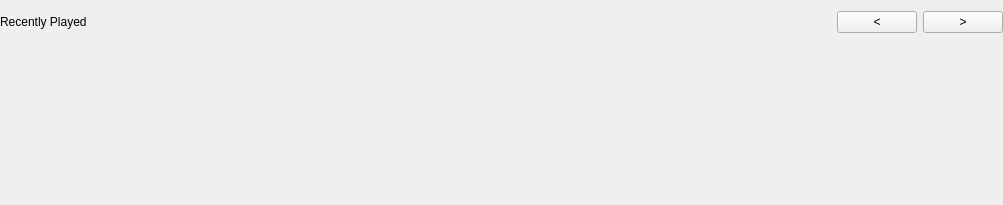
<?xml version="1.0" encoding="UTF-8"?>
<ui version="4.0">
 <class>CardListWidget</class>
 <widget class="QWidget" name="CardListWidget">
  <property name="geometry">
   <rect>
    <x>0</x>
    <y>0</y>
    <width>1003</width>
    <height>205</height>
   </rect>
  </property>
  <property name="sizePolicy">
   <sizepolicy hsizetype="Preferred" vsizetype="Fixed">
    <horstretch>0</horstretch>
    <verstretch>0</verstretch>
   </sizepolicy>
  </property>
  <property name="windowTitle">
   <string>Form</string>
  </property>
  <layout class="QGridLayout" name="gridLayout" columnstretch="1,0,0">
   <property name="leftMargin">
    <number>0</number>
   </property>
   <property name="rightMargin">
    <number>0</number>
   </property>
   <item row="1" column="0" colspan="3">
    <widget class="QScrollArea" name="scrollArea">
     <property name="sizePolicy">
      <sizepolicy hsizetype="Expanding" vsizetype="Expanding">
       <horstretch>0</horstretch>
       <verstretch>0</verstretch>
      </sizepolicy>
     </property>
     <property name="frameShape">
      <enum>QFrame::NoFrame</enum>
     </property>
     <property name="verticalScrollBarPolicy">
      <enum>Qt::ScrollBarAlwaysOff</enum>
     </property>
     <property name="horizontalScrollBarPolicy">
      <enum>Qt::ScrollBarAlwaysOff</enum>
     </property>
     <property name="sizeAdjustPolicy">
      <enum>QAbstractScrollArea::AdjustIgnored</enum>
     </property>
     <property name="widgetResizable">
      <bool>true</bool>
     </property>
     <widget class="QWidget" name="scrollAreaWidget">
      <property name="geometry">
       <rect>
        <x>0</x>
        <y>0</y>
        <width>1003</width>
        <height>20</height>
       </rect>
      </property>
      <property name="sizePolicy">
       <sizepolicy hsizetype="Preferred" vsizetype="Fixed">
        <horstretch>0</horstretch>
        <verstretch>0</verstretch>
       </sizepolicy>
      </property>
      <layout class="QHBoxLayout" name="hLayout">
       <property name="leftMargin">
        <number>0</number>
       </property>
       <property name="topMargin">
        <number>0</number>
       </property>
       <property name="rightMargin">
        <number>0</number>
       </property>
       <property name="bottomMargin">
        <number>0</number>
       </property>
       <item>
        <spacer name="horizontalSpacer">
         <property name="orientation">
          <enum>Qt::Horizontal</enum>
         </property>
         <property name="sizeHint" stdset="0">
          <size>
           <width>950</width>
           <height>20</height>
          </size>
         </property>
        </spacer>
       </item>
      </layout>
     </widget>
    </widget>
   </item>
   <item row="0" column="0">
    <widget class="QLabel" name="titleLabel">
     <property name="styleSheet">
      <string notr="true">font: 16pt &quot;Heiti SC&quot;;</string>
     </property>
     <property name="text">
      <string>Recently Played</string>
     </property>
    </widget>
   </item>
   <item row="0" column="2">
    <widget class="QPushButton" name="rightPushButton">
     <property name="text">
      <string>&gt;</string>
     </property>
    </widget>
   </item>
   <item row="0" column="1">
    <widget class="QPushButton" name="leftPushButton">
     <property name="text">
      <string>&lt;</string>
     </property>
    </widget>
   </item>
  </layout>
 </widget>
 <resources/>
 <connections/>
</ui>
